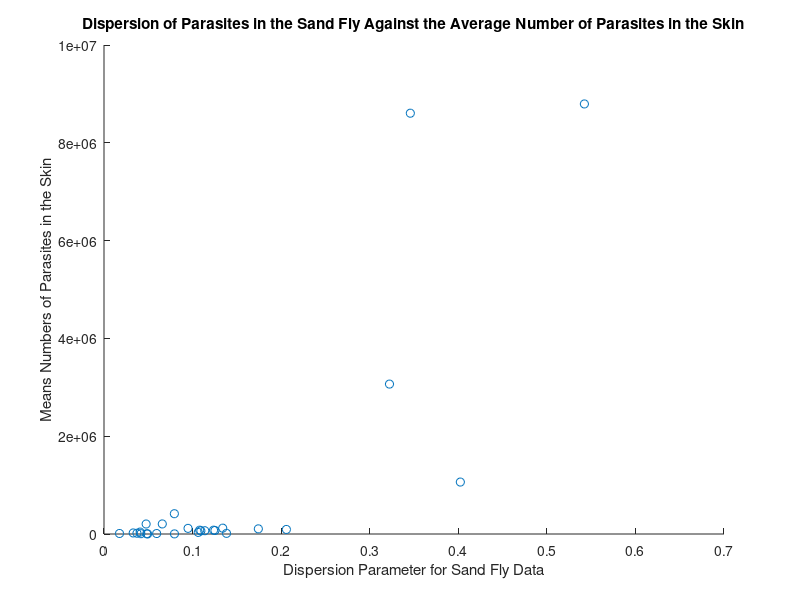

Here is the MATLAB script that generated this plot:
%% Dispersion parameters
%macro scale dispersion parameter
MSDP = [0.90809 0.772314 1.15228 1.08474 1.21461 0.501679 1.27581 1.24623 1.64396 1.19602 0.533042 0.840364 0.486133 0.535471 0.685018 1.03875 1.9186 1.5164 0.366567 0.0949068 0.731727 0.897635 0.55064 0.721425 1.42469 3.0176 0.614947];
%parasites in a sand fly dispersion parameter
SFDP = [0.0175009 0.041603 0.0594375 0.345845 0.11377 0.0329398 0.0372163 0.134039 0.205923 0.109374 0.0475553 0.17425 0.0794412 0.322317 0.542371 0.125262 0.0482573 0.0408038 0.0657911 0.0492123 0.123687 0.107996 0.402308 0.0948693 0.106422 0.079551 0.138334];
scatter(MSDP,SFDP)
xlabel('Skin Biopsy Data')
ylabel('Sand Fly Data')
title('Dispersion Parameter')

%% Sand fly means against dispersion parameter for skin data
SandFlyMeans = [0.325	1.95	129	66478	2524.8	202.675	134.85	261.925	1599.1	7671.4	1733.7	64.625	795.525	21763	16172	320.15	114	161.1	3604.8	15.9	410.825	794.475	46686	172.9	140	18.8	0.4];
MSDP = [0.90809 0.772314 1.15228 1.08474 1.21461 0.501679 1.27581 1.24623 1.64396 1.19602 0.533042 0.840364 0.486133 0.535471 0.685018 1.03875 1.9186 1.5164 0.366567 0.0949068 0.731727 0.897635 0.55064 0.721425 1.42469 3.0176 0.614947];
scatter(MSDP,SandFlyMeans)
xlabel('Dispersion Parameter For Skin Biopsy Data')
ylabel('Mean Numbers of Parasites in a Sand Fly')
title('Dispersion of Parasites in the Skin Against the Average Number of Parasites in a Sand Fly')

%% Skin biopsy means against dispersion parameter for sand fly
SkinBiopMeans = [10570	6298	9424	8605300	67356	21384	16032	119730	93150	65675	204380	105260	414860	3065700	8794500	71932	5284	39202	205840	1659	78543	78033	1062300	115230	32713	2492	13151];
SFDP = [0.0175009 0.041603 0.0594375 0.345845 0.11377 0.0329398 0.0372163 0.134039 0.205923 0.109374 0.0475553 0.17425 0.0794412 0.322317 0.542371 0.125262 0.0482573 0.0408038 0.0657911 0.0492123 0.123687 0.107996 0.402308 0.0948693 0.106422 0.079551 0.138334];
scatter(SFDP,SkinBiopMeans)
xlabel('Dispersion Parameter for Sand Fly Data')
ylabel('Means Numbers of Parasites in the Skin')
title('Dispersion of Parasites in the Sand Fly Against the Average Number of Parasites in the Skin')